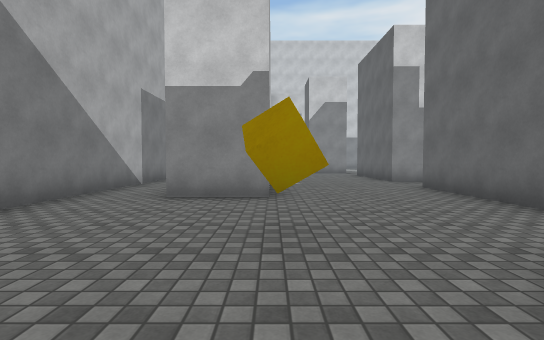
View 1 (above)

24 first-person views from a walk through a 3-D level made in the Unity game engine. The camera is 1.2 m above the floor, tilts 2° down and sees 85° across. The floor is counted in squares, 1.8 m on a side. Each view is taken from the middle of a square. On the plan, view 1 faces up. The plan holds only what a view shows up to about 10 squares ahead; the rest is blank. The place goes on beyond the plan. The player character is not drawn. Surface patterns are stand-ins for the level's own textures.

View 2
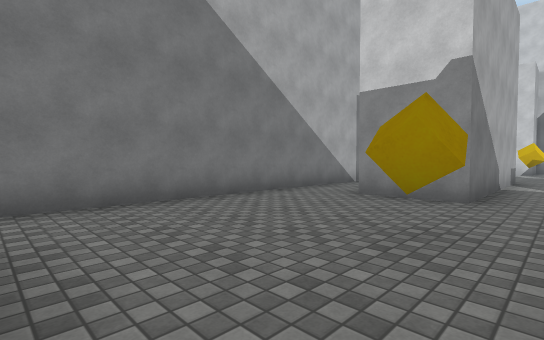

View 3
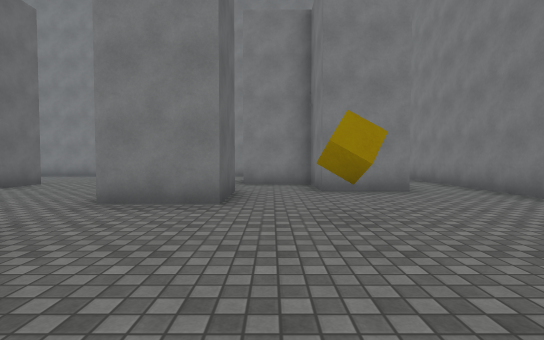

View 4
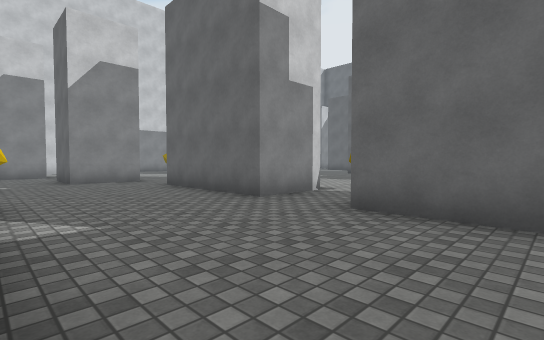

View 5
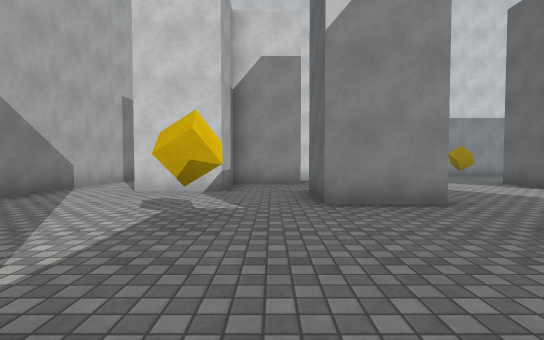

View 6
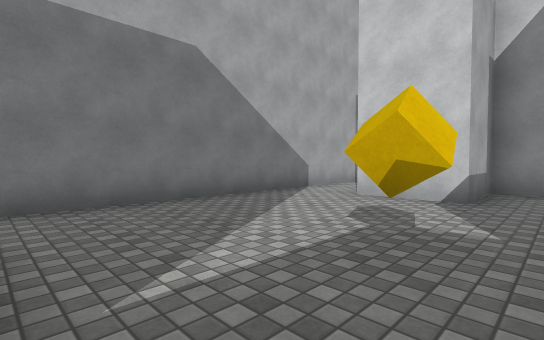

View 7
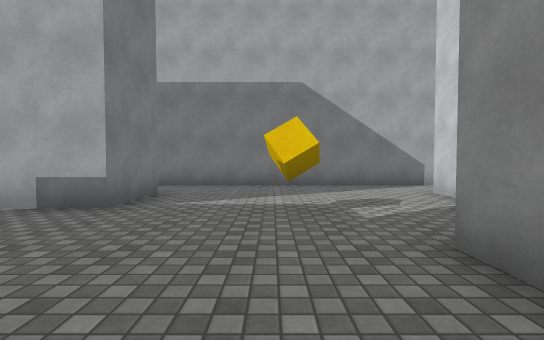

View 8
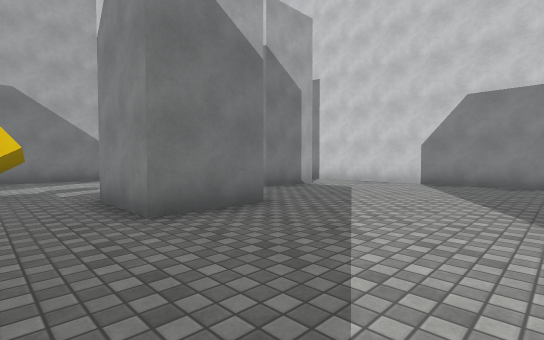

View 9
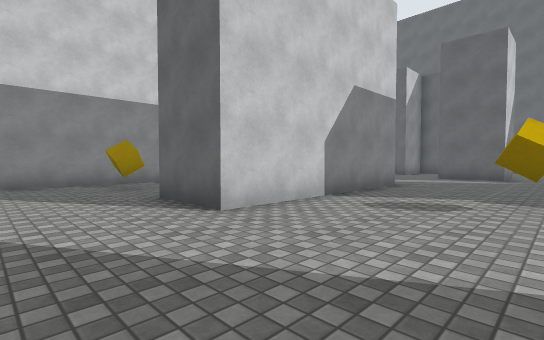

View 10
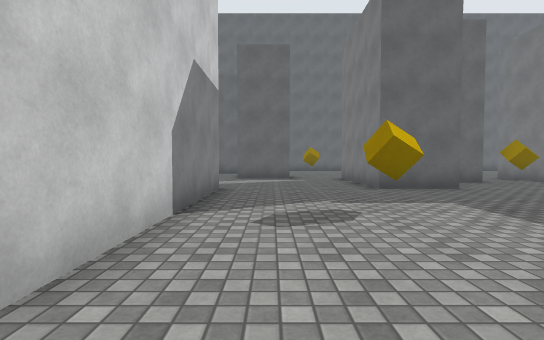

View 11
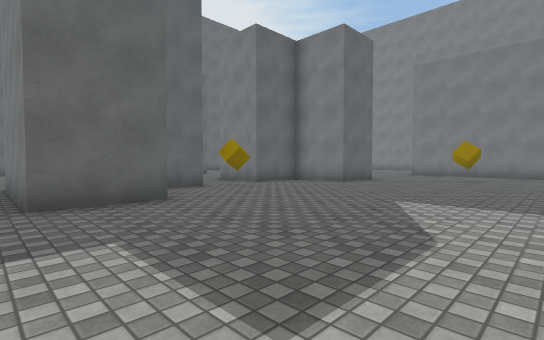

View 12
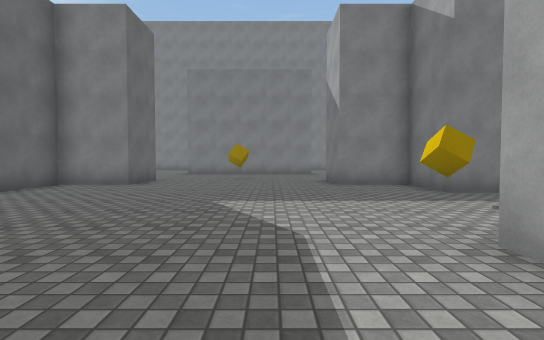

View 13
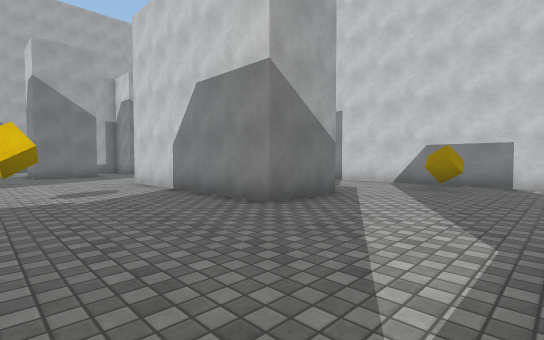

View 14
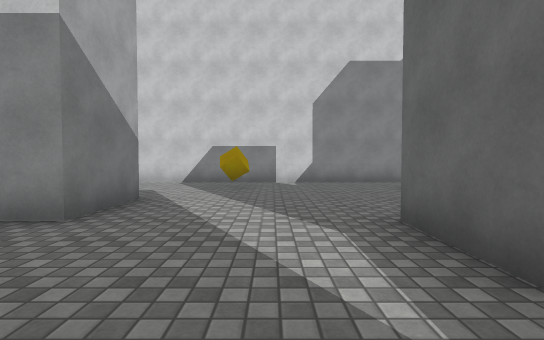

View 15
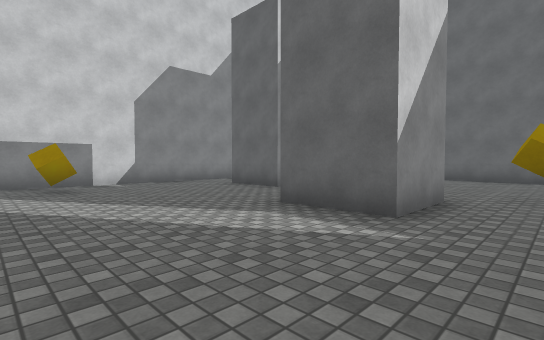

View 16
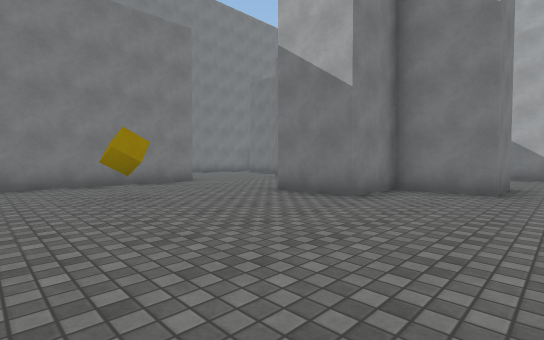

View 17
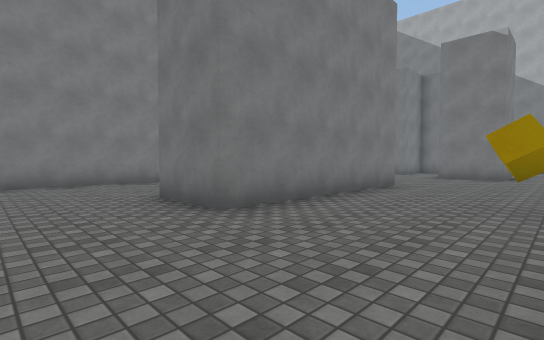

View 18
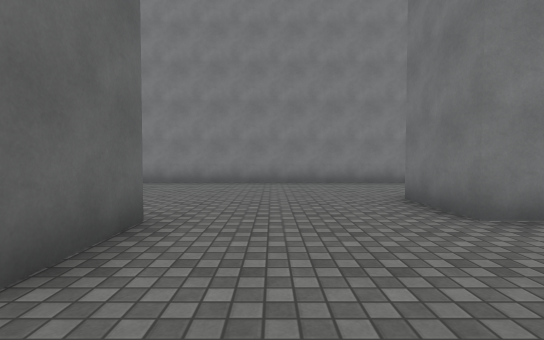

View 19
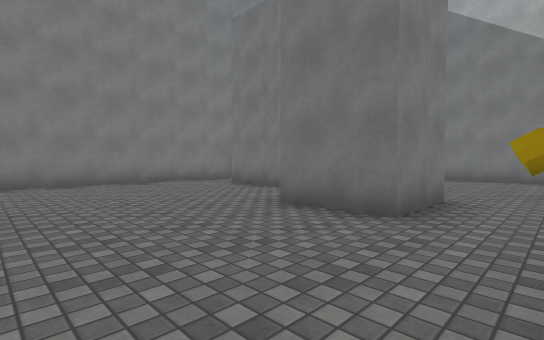

View 20
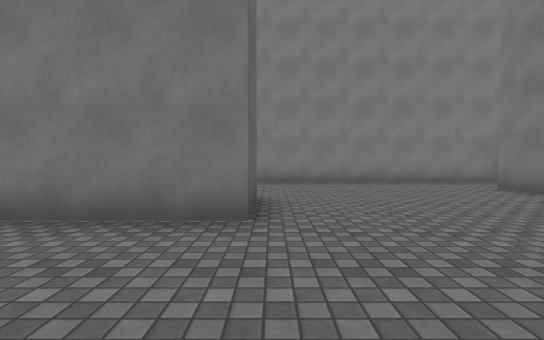

View 21
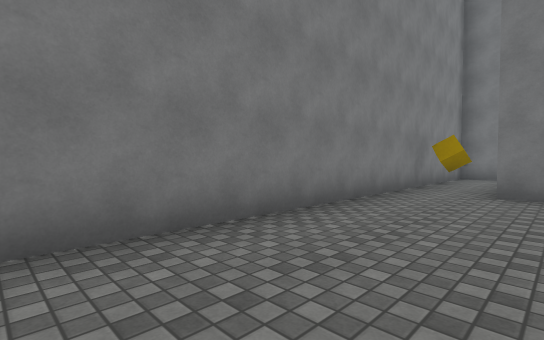

View 22
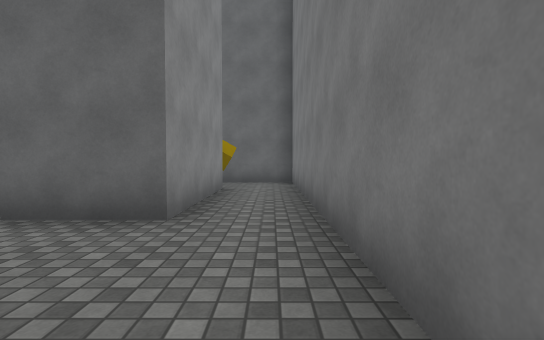

View 23
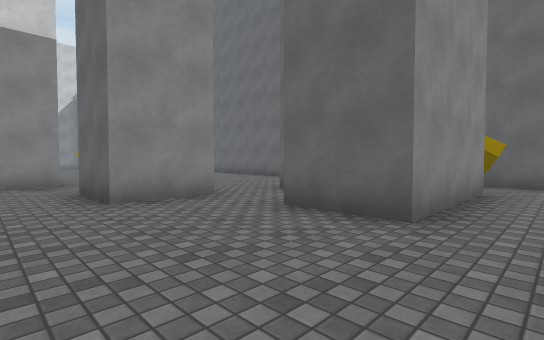

View 24
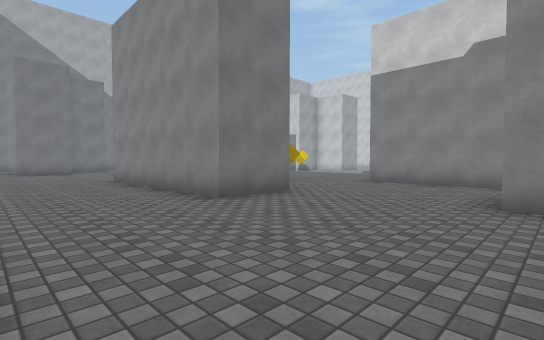

### Floor plan
Points are (right, up) in squares from view 1. A wall is a line through its corners. A room is listed if a view was taken in it or the views show most of it. See-through windows are left out.
Room 1 (views 1, 2, 3, 4, 5, 6)
walls: (-1.9, 10.7) (-0.1, 10.7) (-0.1, 5.3) (-1.9, 5.3); (5.5, 8.9) (3.6, 8.9) (3.6, 12.6); (3.6, 3.9) (3.6, 7.1) (5.4, 7.1); (3.6, 14.4) (1.8, 14.4) (1.8, 16.2); (1.8, -0.1) (1.8, 1.6) (3.6, 1.6); (-0.1, 16.2) (-2, 16.2); (-2, -0.2) (-0.1, -0.2) (-0.1, -2) (1.8, -2); (-3.6, 16.5) (-3.6, -3.6)
ways out: opening at (-3, -3) to room 2; opening at (-3, 16) to room 2; opening at (2.3, 14.3) to room 2; opening at (2.7, 1.3) to room 2; opening at (4.5, 8) to room 2
objects: other object (0, 3); other object (0, 13)
Room 2 (views 7, 8, 9, 10, 11, 12, 13, 14, 15, 16, 17, 18, 19, 20, 21, 22, 23, 24)
walls: (12.7, 10.6) (12.7, 12.6) (16.4, 12.6); (7.3, 11.1) (7.3, 10.6); (5.4, 7.1) (5.4, 5.3) (7.3, 5.3) (7.3, 3.4); (14.6, 8.9) (14.6, 9.9); (16.5, 3.4) (12.7, 3.4) (12.7, 5.3) (14.6, 5.3) (14.6, 7.1); (7.3, -0.2) (12.7, -0.2) (12.7, -2) (7.3, -2) (7.3, -0.2); (3.6, 1.6) (3.6, -0.2); (3.6, 16.2) (3.6, 14.4); (18.2, 14.4) (16.4, 14.4) (16.4, 16.2); (12.7, 18.1) (12.7, 16.2) (7.3, 16.2) (7.3, 18.1); (18.2, -0.2) (16.4, -0.2) (16.4, 1.6); (1.8, -2) (1.8, -3.9); (18.2, 18) (18.2, 19.9); (8.9, 21.6) (1.4, 21.6); (11.1, -5.6) (23.4, -5.6); (1.8, 19.9) (1.8, 18) (-0.1, 18) (-0.1, 16.2); (18.9, 21.6) (10.4, 21.6); (22, -3.9) (18.2, -3.9) (18.2, -2); (-3.6, -3.6) (-3.6, -5.6) (8, -5.6); (-3.6, 20) (-3.6, 16.5); (23.6, -5.6) (23.6, -3.5)
ways out: opening at (-3, -3) to room 1; opening at (-3, 16) to room 1; opening at (2.3, 14.3) to room 1; opening at (2.7, 1.3) to room 1; opening at (4.5, 8) to room 1; opening at (15.5, 8); opening at (17.7, 1.3); opening at (18, 14.7)
objects: other object (0, -5); other object (6, 8); other object (7, 20); other object (10, 3); other object (10, 13); other object (14, 8); other object (14, 20); other object (23, -4)

Positions as (right, up) in squares from view 1, and headings:
1: (0, 0), facing up
2: (1, 0), facing up-left
3: (1, 6), facing down
4: (0, 5), facing up-right
5: (1, 10), facing up
6: (1, 11), facing up-left
7: (4, 13), facing left
8: (7, 13), facing up-left
9: (5, 13), facing up-right
10: (6, 15), facing right
11: (8, 13), facing down-right
12: (9, 13), facing down
13: (16, 13), facing up-left
14: (15, 13), facing up
15: (13, 13), facing up-right
16: (12, 8), facing down-left
17: (15, 3), facing down-left
18: (15, 3), facing down
19: (7, 3), facing down-left
20: (7, 3), facing down
21: (8, -3), facing down-left
22: (15, -5), facing right
23: (15, -5), facing up-right
24: (17, -5), facing up-left
